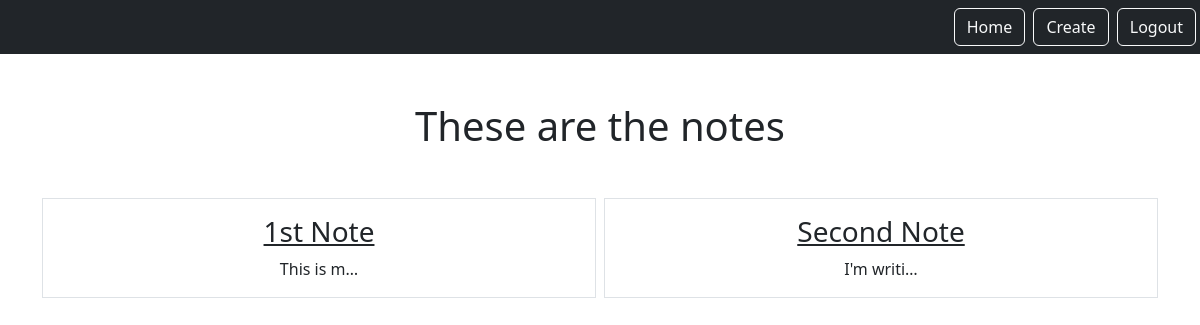
The app's page /smart/notes (signed in), older data.
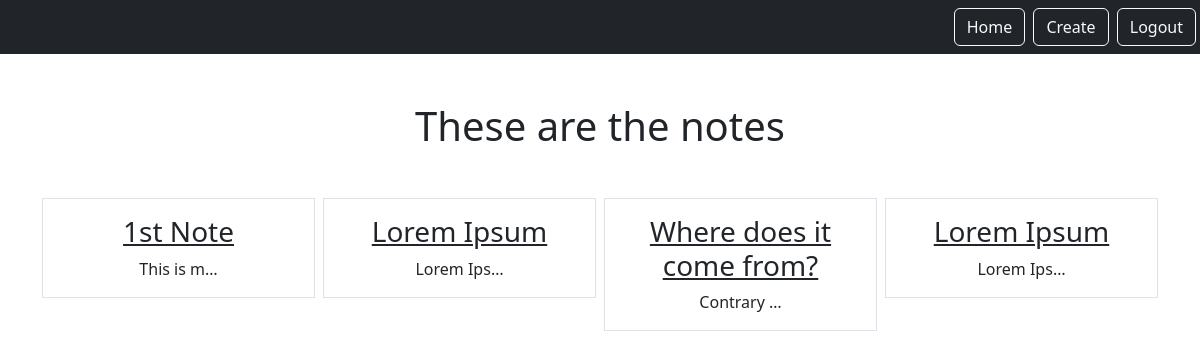
The same page, newer data.
### notes/models.py (models this page shows)
class Notes(models.Model):
    title = models.CharField(max_length = 200)
    text = models.TextField()
    created = models.DateTimeField(auto_now_add = True)
    user = models.ForeignKey(User, on_delete=models.CASCADE, related_name="notes")

### notes/views.py (the view)
# urls.py: path('notes', views.NotesListView.as_view(), name="notes.list"),
class NotesListView(LoginRequiredMixin, ListView):
    model = Notes
    context_object_name = "notes"
    template_name = "notes/notes_list.html"
    def get_queryset(self) -> QuerySet[Any]:
        return self.request.user.notes.all()

### notes/templates/notes/notes_list.html
{% extends "base.html" %}
{% block content %}
    <h1 class="my-5">These are the notes</h1>
        <div class="row row-cols3 g-2">
            {% for note in notes %}
            <div class="col">
                <div class="p-3 border">
                    <a href="{% url 'notes.detail' pk=note.id %}" class="text-dark text-decoration-non"><h3>{{note.title}}</h3></a>
                    {{note.text|truncatechars:10}}
                </div>
            </div>
            {% endfor %}
        </div>
{% endblock %}

Row changes from the older to the newer data that the page shows:
removed Notes: title "Second Note", text "I'm writi…"
added Notes: title "Lorem Ipsum", text "Lorem Ips…"
added Notes: title "Where does it come from?", text "Contrary …"
added Notes: title "Lorem Ipsum", text "Lorem Ips…"
